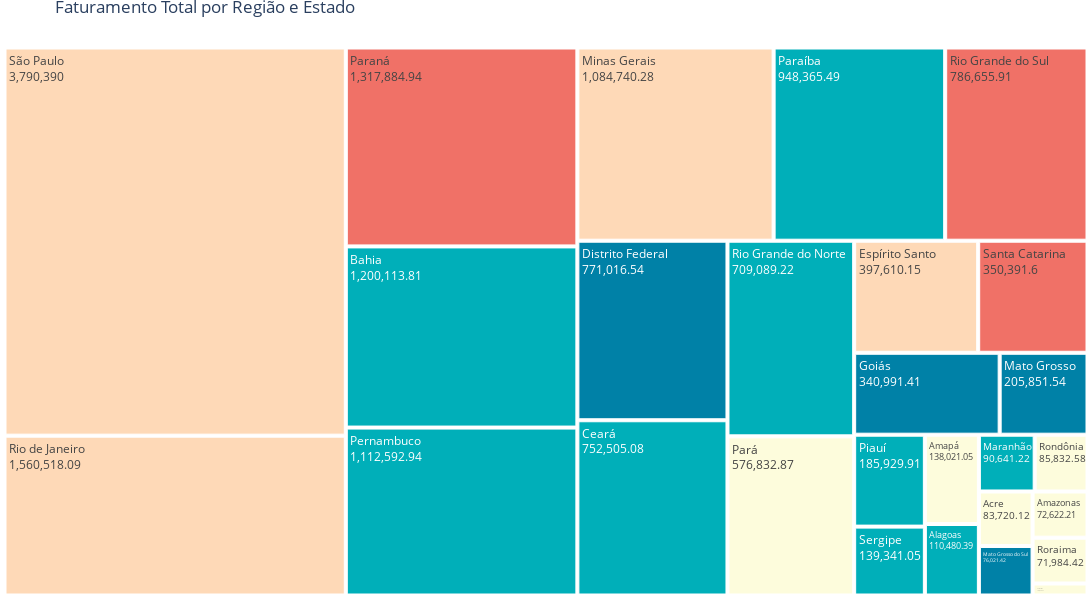

The cell this chart's notebook holds for it:
### Code cell
# Filtrar as colunas desejadas
vendas_2023 = df[['regiao', 'uf', 'faturamento']]

# Criar o gráfico Treemap
fig = px.treemap(vendas_2023, path=['uf'], values='faturamento', color='regiao',
                color_discrete_map={'Centro-Oeste': '#0081a7',
                                    'Nordeste': '#00afb9',
                                    'Norte': '#fdfcdc',
                                    'Sudeste': '#fed9b7',
                                    'Sul': '#f07167'}
                )

# Atualizando o layout para adicionar título
fig.update_layout(width=1400, height=600, title='Faturamento Total por Região e Estado', margin = dict(t=25, l=0, r=0, b=0))

# Adicionar os valores dentro dos retângulos
fig.update_traces(textinfo='label+value')

# Exibir o gráfico
fig.show()

### Figure 1 — Plotly figure (JSON) as saved in the notebook; plotly's stock layout.template omitted (floating-point values rounded to 4 significant figures)
{"data": [{"branchvalues": "total", "customdata": [["Norte"], ["Sul"], ["Norte"], ["Sul"], ["Nordeste"], ["Norte"], ["Nordeste"], ["Sudeste"], ["Nordeste"], ["Norte"], ["Sudeste"], ["Centro-Oeste"], ["Nordeste"], ["Sul"], ["Nordeste"], ["Nordeste"], ["Norte"], ["Sudeste"], ["Centro-Oeste"], ["Sudeste"], ["Centro-Oeste"], ["Nordeste"], ["Nordeste"], ["Nordeste"], ["Centro-Oeste"], ["Norte"], ["Norte"]], "domain": {"x": [0, 1], "y": [0, 1]}, "hovertemplate": "labels=%{label}<br>faturamento=%{value}<br>parent=%{parent}<br>id=%{id}<br>regiao=%{customdata[0]}<extra></extra>", "ids": ["Pará", "Paraná", "Amazonas", "Santa Catarina", "Ceará", "Roraima", "Maranhão", "Minas Gerais", "Paraíba", "Amapá", "Rio de Janeiro", "Mato Grosso", "Sergipe", "Rio Grande do Sul", "Rio Grande do Norte", "Piauí", "Tocantins", "São Paulo", "Mato Grosso do Sul", "Espírito Santo", "Distrito Federal", "Bahia", "Alagoas", "Pernambuco", "Goiás", "Rondônia", "Acre"], "labels": ["Pará", "Paraná", "Amazonas", "Santa Catarina", "Ceará", "Roraima", "Maranhão", "Minas Gerais", "Paraíba", "Amapá", "Rio de Janeiro", "Mato Grosso", "Sergipe", "Rio Grande do Sul", "Rio Grande do Norte", "Piauí", "Tocantins", "São Paulo", "Mato Grosso do Sul", "Espírito Santo", "Distrito Federal", "Bahia", "Alagoas", "Pernambuco", "Goiás", "Rondônia", "Acre"], "marker": {"colors": ["#fdfcdc", "#f07167", "#fdfcdc", "#f07167", "#00afb9", "#fdfcdc", "#00afb9", "#fed9b7", "#00afb9", "#fdfcdc", "#fed9b7", "#0081a7", "#00afb9", "#f07167", "#00afb9", "#00afb9", "#fdfcdc", "#fed9b7", "#0081a7", "#fed9b7", "#0081a7", "#00afb9", "#00afb9", "#00afb9", "#0081a7", "#fdfcdc", "#fdfcdc"]}, "name": "", "parents": ["", "", "", "", "", "", "", "", "", "", "", "", "", "", "", "", "", "", "", "", "", "", "", "", "", "", ""], "textinfo": "label+value", "type": "treemap", "values": [576800.0, 1318000.0, 72620.0, 350400.0, 752500.0, 71980.0, 90640.0, 1085000.0, 948400.0, 138000.0, 1561000.0, 205900.0, 139300.0, 786700.0, 709100.0, 185900.0, 18860.0, 3790390, 76020.0, 397600.0, 771000.0, 1200000.0, 110500.0, 1113000.0, 341000.0, 85830.0, 83720.0]}], "layout": {"height": 600, "legend": {"tracegroupgap": 0}, "margin": {"b": 0, "l": 0, "r": 0, "t": 25}, "title": {"text": "Faturamento Total por Região e Estado"}, "width": 1400}}
